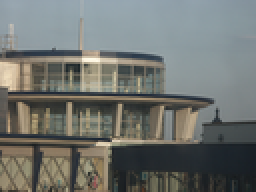
%> input picture ucid.v2/ucid00501.tif, 128 x 96 px, shrunk from 512 x 384 before the run (shown 2 times larger); its folder holds only this picture in this run
$ octave SavePSNRMC.m   (GNU Octave 9; MATLAB toolbox functions it lacks are replaced by stand-ins)
%> lines starting %> are read from the running program, lines starting %| are printed output that depends on the picture; in (x1, y1, x2, y2) boxes, pixels count from 0 and x2, y2 are one past the last pixel; in counts of white or black regions, pixels touching at a corner belong together; the program's own positions count from 1
### Standard_F.m
%%先嵌入细网格，再嵌入粗网格
function Total = Standard_F(GrayMatrix,BinaryList)
BL = BinaryList;

%% 非代数多重网格网格化嵌入部分
NGPLSBM = LSBM(BL,GrayMatrix);
NGPLSBR = LSBR(BL,GrayMatrix);
NGPO = OPAP(BL,GrayMatrix);
NGPE = EMD(BL,GrayMatrix,3,2);
NGPMLSBM = MarkovLSBM(BL,GrayMatrix);
NGPDE1 = DE(BL,GrayMatrix,1);
NGPDE2 = DE(BL,GrayMatrix,2);

%% 代数多重网格网格化嵌入部分
[~,reimg] = FunSplit(GrayMatrix);
positionO = find(reimg==1);%获取网格中值为1的位置,粗网格
positionZ = find(reimg==0);%获取网格中值为0的位置，细网格
vector_One = GrayMatrix(positionO);
vector_Zero = GrayMatrix(positionZ);
if length(BL)<length(positionZ)%如果二进制流的长度小于细网格像素点
    BL_Zero = BL;
    BL_One = [];
else
    BL_Zero = BL(1:length(positionZ)-1);
    BL_One = BL(length(positionZ):end);
end
NGPAMGDE11 = GrayMatrix;
NGPAMGDE21 = GrayMatrix;
NGPAMGDE22 = GrayMatrix;

%获得网格化的图像嵌入数据的图片
%AMGDE11
nvector_Zero = DE(BL_Zero,vector_Zero,1);%首先嵌入的点为细网格橡素点
NGPAMGDE11(positionZ) = nvector_Zero;
if ~isempty(BL_One)%当嵌入完粗网格在嵌入细网格
    nvector_One = DE(BL_One,vector_One,1);
    NGPAMGDE11(positionO) = nvector_One;
end

%AMGDE21
nvector_Zero = DE(BL_Zero,vector_Zero,1);
NGPAMGDE21(positionZ) = nvector_Zero;
if ~isempty(BL_One)
    nvector_One = DE(BL_One,vector_One,2);
    NGPAMGDE21(positionO) = nvector_One;
end

%AMGDE22
nvector_Zero = DE(BL_Zero,vector_Zero,2);
NGPAMGDE22(positionZ) = nvector_Zero;
if ~isempty(BL_One)
    nvector_One = DE(BL_One,vector_One,2);
    NGPAMGDE22(positionO) = nvector_One;
end


%% 安全性指标的计算
Total(1,1) = MCDistance(GrayMatrix,NGPLSBR);%LSBR嵌入

Total(2,1) = MCDistance(GrayMatrix,NGPLSBM);%LSBM嵌入

Total(3,1) = MCDistance(GrayMatrix,NGPO);%OPAP嵌入

Total(4,1) = MCDistance(GrayMatrix,NGPE);%EMD31嵌入

Total(5,1) = MCDistance(GrayMatrix,NGPMLSBM);%MarkovLSBM嵌入

Total(6,1) = MCDistance(GrayMatrix,NGPDE1);%DE1嵌入

Total(7,1) = MCDistance(GrayMatrix,NGPDE2);%DE2嵌入

Total(8,1) = MCDistance(GrayMatrix,NGPAMGDE11);%AMGDE11嵌入

Total(9,1) = MCDistance(GrayMatrix,NGPAMGDE21);%AMGDE21嵌入

Total(10,1) = MCDistance(GrayMatrix,NGPAMGDE22);%AMGDE22嵌入

% Total(11,1) = MCDistance(GrayMatrix,NGPAMGDE12);%AMGDE12嵌入

% Total = MCDistance(GrayMatrix,NGPO);%OPAP嵌入

end

### LSBM.m
%随机LSB匹配算法
function EMPictureMatrix = LSBM(BinaryList,PictureMatrix)
B = BinaryList;
P = PictureMatrix;
NP = P;
[col,row] = size(PictureMatrix);
if length(B)>col*row
    disp('error:');
    disp('The length of binary list is larger than picture matrix!');
else
    for k = 1:length(B)
        NP(k) = Embedder(P(k),B(k));
    end
end
EMPictureMatrix = NP;
end


function result = Embedder(im,bin)
result = im;
if(mod(im,2)~=bin)
    if(im==255)
        result = im - 1;
    end
    if(im==0)
        result = im + 1;
    end
    if(im>0&&im<255)
        if(randi([0,1],1)==1)
            result = im - 1;
        else
            result = im + 1;
        end
    end
end
end

### LSBR.m
%LSB置换算法
function EMPictureMatrix = LSBR(BinaryList,PictureMatrix)
B = BinaryList;
P = PictureMatrix;
NP = P;
[col,row] = size(PictureMatrix);
if length(B)>col*row
    disp('error:');
    disp('The length of binary list is larger than picture matrix!');
else
    for k = 1:length(B)
        NP(k) = Embedder(P(k),B(k));
    end
end
EMPictureMatrix = NP;
end


function result = Embedder(im,bin)
if(mod(im,2)==bin)
    nim = im;
else
    if mod(im,2)==1
        nim = im-1;
    else
        nim = im+1;
    end
end
result = nim;
end


% [41 lines of commented-out code are left out]

### OPAP.m

function EMPictureVector = OPAP(BinaryList,PictureVector)
P = PictureVector;
NP = P;
B = BinaryList;
sliced_cell = cutbin(B,2);
[col,row] = size(P);
if length(sliced_cell)>col*row
    disp('The length of binary list is larger than picture matrix!');
else
    for k = 1:length(sliced_cell)
        NP(k) = OPAP_Dot(P(k),sliced_cell{k});
    end
end
EMPictureVector = NP;
end

%Optimal Pixel Adjustment Process(OPAP)
%Pixel is the original pixel
function MPixel = OPAP_Dot(Pixel,Sliced_Bin)
r = length(Sliced_Bin);
s_bin = num2str(Sliced_Bin);
s = bin2dec(s_bin);
p_bin = dec2bin(Pixel,8);
v_bin = [p_bin(1:length(p_bin)-r),s_bin];%Embeded binary
v = bin2dec(v_bin);
vr_bin = p_bin(length(p_bin)-r+1:end);
vr = bin2dec(vr_bin);

if (vr-s>2^(r-1))&&(v+2^r<=255)
    MPixel = v+2^r;
elseif (vr-s<-2^(r-1))&&(v-2^r>=0)
    MPixel = v-2^r;
else
    MPixel = v;
end
end

%二进制的切片
function output = cutbin(binvec,r)
Len = length(binvec);
Num = ceil(Len/r);
sliced_cell = cell(1,Num);
for k = 1:Num
    if k*r>Len
        sliced_cell{k} = binvec(k*r-r+1:end);
    else
        sliced_cell{k} = binvec(k*r-r+1:k*r);
    end
end
output = sliced_cell;
end

### EMD.m
%% 二进制流数组与像素点数组的传入
function EMPicture = EMD(BinaryList,Picture,Ary,digit)
%Ary代表进制数,digit进制转化的位数
[~,col] = size(Picture);
if col==1
    P = Picture;
else
    P = Picture(:);
end
B = BinaryList;
n = (Ary-1)/2;%嵌入一个Ary进制数需要的像素点个数
sliced_cell = cutbin(B,Ary,digit);
[row,col] = size(Picture);
Num = floor(row*col/n);
if length(sliced_cell)*digit>(row*col)/n
    disp('The length of binary list is larger than picture matrix!');
else
    V = P(1:Num*n);
    NP = reshape(V,n,Num);%构成像素组
    for k = 1:length(sliced_cell)
        s = BNS(sliced_cell{k},Ary);
        for t = 1:length(s)
            NP(:,k*t) = EMD_nPixel(NP(:,k*t),s(t),Ary);
        end
    end
    NNP = NP(:);
    if mod(row*col,n)==0
        EMPicture = reshape(NNP,row,col);
    else
        r = mod(row*col,n);
        NP = [NNP;P(end-r+1:end)];
        EMPicture = reshape(NP,row,col);
    end
end

end

%% EMD嵌入算法的核心部分
% [12 lines left out: function EMD_nPixel, not called in this run]

%% 二进制的切片，长度为r
function output = cutbin(binvec,Ary,digit)
%Ary代表进制，digit代表n进制的位数
r = floor(digit*log2(Ary));
Len = length(binvec);
Num = ceil(Len/r);
sliced_cell = cell(1,Num);
for k = 1:Num
    if k*r>Len
        sliced_cell{k} = binvec(k*r-r+1:end);
    else
        sliced_cell{k} = binvec(k*r-r+1:k*r);
    end
end
output = sliced_cell;
end

%% 二进制向n进制的转换
function output=BNS(Bin,Ary)
%Bin代表二进制切片，n代表进制
strb = num2str(Bin);
digit = ceil(length(Bin)/log2(Ary));%转换进制的位数
dec = bin2dec(strb);
k=1;
while(1)
    d = floor(dec/Ary);
    r_box(k) = dec - d*Ary;
    dec = d;
    k = k+1;
    if d==0
        break;
    end
end
result = fliplr(r_box);
L = length(result);
if L<digit
    output = [zeros(1,digit-L),result];
else
    output = result;
end
end

### MarkovLSBM.m
%%嵌入算法的核心部分
%BinaryList指二进制文件，PictureMatrix指图片链式结构
%EMPictureMatrix嵌入二进制文件后的图片链式结构
function [EMPictureMatrix,R] = MarkovLSBM(BinaryList,PictureMatrix)
B = BinaryList;
M = getMC(PictureMatrix);%经验矩阵的获取
R = zeros(256,256);%记录矩阵的生成
P = PictureMatrix+1;%用以记录矩阵
PO = PictureMatrix;
NP = PO;
[col,row] = size(PictureMatrix);
if length(B)>col*row
    disp('error:');
    disp('The length of binary list is larger than picture matrix!');
else
for k = 1:length(B)
    %%记录矩阵边界设置
    if P(k)<=254&&P(k+1)<=255
        m = R(P(k+1)+1,P(k));
        n = R(P(k+1)+1,P(k)+2);
    elseif P(k)>254&&P(k+1)<=255
        m = R(P(k+1)+1,P(k));
        n = 0;
    elseif P(k)<=254&&P(k+1)>255
        m = 0;
        n = 0;
    end

    if m>n
        NP(k) = Embedder1(PO(k),B(k));
    elseif m<n
        NP(k) = Embedder2(PO(k),B(k));
    else
        NP(k) = Embedder3(PO(k),B(k));
    end

    if(NP(k)-PO(k)==1&&k>1)
% [9 lines of commented-out code are left out]

        M(P(k+1)+1,P(k)+1) = M(P(k+1)+1,P(k)+1) - 1;
        M(P(k)+1,P(k-1)+1) = M(P(k)+1,P(k-1)+1) - 1;
        M(P(k+1)+1,P(k)+2) = M(P(k+1)+1,P(k)+2) + 1;
        M(P(k)+2,P(k-1)+1) = M(P(k)+2,P(k-1)+1) + 1;

        R(P(k+1)+1,P(k)+1) = R(P(k+1)+1,P(k)+1) - 1;
        R(P(k)+1,P(k-1)+1) = R(P(k)+1,P(k-1)+1) - 1;
        R(P(k+1)+1,P(k)+2) = R(P(k+1)+1,P(k)+2) + 1;
        R(P(k)+2,P(k-1)+1) = R(P(k)+2,P(k-1)+1) + 1;
    end

    if(NP(k)-PO(k)==-1&&k>1)
% [9 lines of commented-out code are left out]

        M(P(k+1)+1,P(k)+1) = M(P(k+1)+1,P(k)+1) - 1;
        M(P(k)+1,P(k-1)+1) = M(P(k)+1,P(k-1)+1) - 1;
        M(P(k+1)+1,P(k)) = M(P(k+1)+1,P(k)) + 1;
        M(P(k),P(k-1)+1) = M(P(k),P(k-1)+1) + 1;

        R(P(k+1)+1,P(k)+1) = R(P(k+1)+1,P(k)+1) - 1;
        R(P(k)+1,P(k-1)+1) = R(P(k)+1,P(k-1)+1) - 1;
        R(P(k+1)+1,P(k)) = R(P(k+1)+1,P(k)) + 1;
        R(P(k),P(k-1)+1) = R(P(k),P(k-1)+1) + 1;
    end
end
EMPictureMatrix = NP;
end
end

%%经验矩阵的构建
function MC_Matrix = getMC(PictureList)
P = PictureList+1;%matlab中位的记位是从1开始，以防角标出现0的情况
MC_Matrix = zeros(256,256);%%1-MC经验矩阵
for k=1:length(PictureList)-1
    MC_Matrix(P(k+1),P(k)) = MC_Matrix(P(k+1),P(k)) + 1 ;
end
end

%%3个嵌入器
% [12 lines left out: function Embedder1, not called in this run]

function result = Embedder2(im,bin)
result = im;
if(mod(im,2)~=bin)
    if(im>0&&im<=255)
        result = im - 1;
    end
    if(im==0)
        result = im + 1;
    end
end
end

function result = Embedder3(im,bin)
result = im;
if(mod(im,2)~=bin)
    if(im==255)
        result = im - 1;
    end
    if(im==0)
        result = im + 1;
    end
    if(im>0&&im<255)
        if(randi([0,1],1)==1)
            result = im - 1;
        else
            result = im + 1;
        end
    end
end
end

### DE.m
%DE隐写算法的嵌入过程代码
%% 二进制流数组与像素点数组的传入 算法3-4
function EMPicture = DE(BinaryList,Picture,K)
[row,col] = size(Picture);
if col==1
    P = double(Picture);
else
    P = double(Picture(:));
end
B = BinaryList;
Ary = 2*K^2+2*K+1;%Ary代表进制数
sliced_cell = cutbin(B,Ary,2);

Num = floor(row*col/2);
if length(sliced_cell)>Num
    disp('The length of binary list is larger than picture matrix!');
else
    V = P(1:Num*2);
    NP = reshape(V,2,Num);%构成像素组
    for k = 1:length(sliced_cell)
        s = bin2bns(sliced_cell{k},Ary);
        for t = 1:length(s)
            NP(:,k*t) = DE_P(NP(:,k*t),s(t),K);
        end
    end
    NNP = NP(:);
    if mod(row*col,2)==0
        EMPicture = reshape(NNP,row,col);
    else
        r = mod(row*col,2);
        NP = [NNP;P(end-r+1:end)];
        EMPicture = reshape(NP,row,col);
    end
end
EMPicture = uint8(EMPicture);
end

%% 钻石编码核心部分 算法3-3
% [56 lines left out: function DE_P, not called in this run]

%% 二进制的切片，长度为r 算法3-1
function output = cutbin(binvec,Ary,digit)
%Ary代表进制，digit代表n进制的位数
r = floor(digit*log2(Ary));%Ary进制下需要的二进制位数
Len = length(binvec);
Num = ceil(Len/r);
sliced_cell = cell(1,Num);
for k = 1:Num
    if k*r>Len
        sliced_cell{k} = binvec(k*r-r+1:end);
    else
        sliced_cell{k} = binvec(k*r-r+1:k*r);
    end
end
output = sliced_cell;
end

%% 二进制向n进制的转换 算法3-2
function output=bin2bns(Bin,Ary)
%Bin代表二进制切片，n代表进制
strb = num2str(Bin);
digit = ceil(length(Bin)/log2(Ary));%转换进制的位数
dec = bin2dec(strb);
k=1;
while(1)
    d = floor(dec/Ary);
    r_box(k) = dec - d*Ary;
    dec = d;
    k = k+1;
    if d==0
        break;
    end
end
result = fliplr(r_box);
L = length(result);
if L<digit
    output = [zeros(1,digit-L),result];
else
    output = result;
end
end

### SavePSNRMC.m
clear,clc

file_path =  '.\ucid.v2\';% 图像文件夹路径
imgjpg = dir(fullfile(fullfile(file_path),'*.jpg'));%获取该文件夹中所有jpg格式的图像
imgbmp = dir(fullfile(fullfile(file_path),'*.bmp'));
imgtif = dir(fullfile(fullfile(file_path),'*.tif'));
filenames1 = {imgjpg.name}';
filenames2 = {imgbmp.name}';
filenames3 = {imgtif.name}';
filename = [filenames1;filenames2;filenames3];

% [42 lines of commented-out code are left out]


t1 = clock;
QS = [];
percent = 0.6;
for k = 1:length(filename)
    disp(k)
    P = imread(strcat(file_path,filename{k}));
%> P is the input picture: size 96x128x3 uint8; mean R, G, B 112.5, 115.7, 111.7
    if length(size(P))==3
        GP = rgb2gray(P);
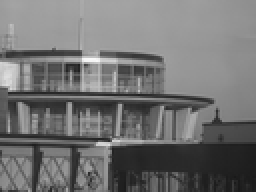
%> GP: size 96x128 uint8 (shown 2 times larger); min 25, max 250, mean 114.3
    else
        GP = P;
    end
    [m,n]=size(GP);
%> m = 96; n = 128
    BinaryList = randi([0,1],[1,floor(percent*m*n)]);
    Tmc = Standard_F(GP,BinaryList);
%> the loop in LSBM, `for k = 1:length(B)` made 7372 passes
%> the loop in LSBR, `for k = 1:length(B)` made 7372 passes
%> the loop in OPAP, `for k = 1:length(sliced_cell)` made 3686 passes
%> (p_bin in OPAP_Dot, v_bin in OPAP_Dot, v in OPAP_Dot, vr_bin in OPAP_Dot, vr in OPAP_Dot, MPixel in OPAP_Dot) on passes 1 to 3: ('10011100', '1001111  1', 159, '00', 0, 155), ('10011101', '1001110  0', 156, '01', 1, 156), ('10011101', '1001111  0', 158, '01', 1, 158)
%> after the loop in getMC, `for k=1:length(PictureList)-1`:
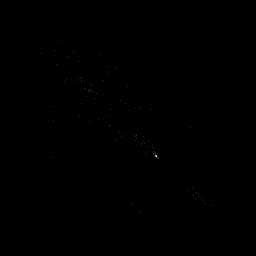
%> MC_Matrix: size 256x256 double; min 0, max 7, mean 0.00194; drawn with min black and max white
%> after the loop in MarkovLSBM, `for k = 1:length(B)`:
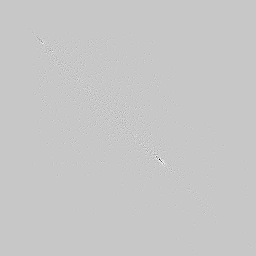
%> M: size 256x256 double; 5.49% of pixels changed, all inside (x1, y1, x2, y2) = (29, 29, 252, 252); drawn with min black and max white
%> (the run ends here)
